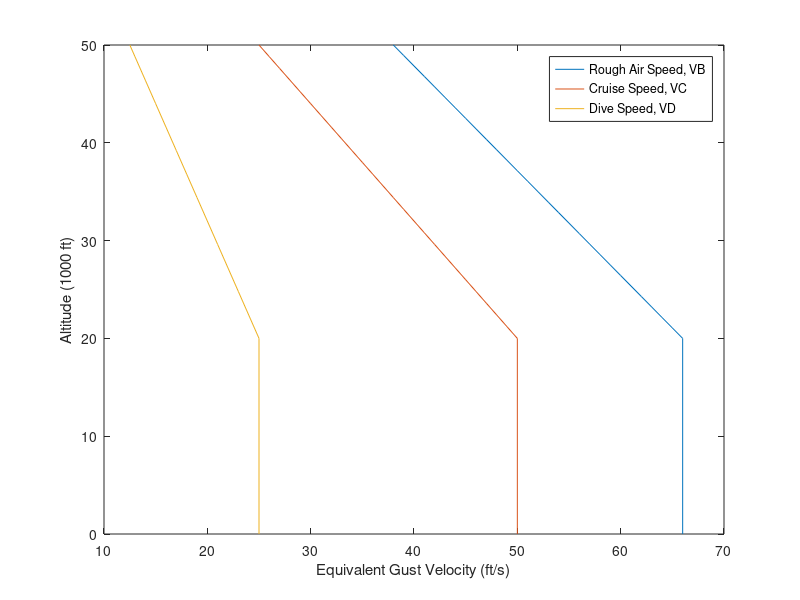

MATLAB code to generate this figure:
%%% Equivalent Gust Velocities
% Updated 11/30/15 JRG

close all;

UB = 66; %[ft/s] Rough air gust
UC = 50; %[ft/s] Gust @ maximum design speed
UD = 25; %[ft/s] Gust @ maximum dive speed

% Slopes
m_UB = (20-50)/(UB-38); %[1000*ft/ft/s] slope for VB, equivalent gust velocity
m_UC = (20-50)/(UC-25); %[1000*ft/ft/s] slope for VC, equivalent gust velocity
m_UD = (20-50)/(UD-12.5); %[1000*ft/ft/s] slope for VD, equivalent gust velocity

% y-intercepts
b_UB = 20-m_UB*UB; %[1000*ft]
b_UC = 20-m_UC*UC; %[1000*ft]
b_UD = 20-m_UD*UD; %[1000*ft]

% Equivalent gust velocities
gustUB = [38:66,66]; %[ft/s] truncated range
gustUC = [25:50,50]; %[ft/s] truncated range
gustUD = [12.5,13:25,25]; %[ft/s] truncated range

% Calculate altitude-gust velocity lines
alt_VB = m_UB.*gustUB+b_UB;
alt_VB(end) = 0;
alt_VC = m_UC.*gustUC+b_UC;
alt_VC(end) = 0;
alt_VD = m_UD.*gustUD+b_UD;
alt_VD(end) = 0;

% Plots
figure
plot(gustUB,alt_VB)
hold on
plot(gustUC,alt_VC)
plot(gustUD,alt_VD)
xlabel('Equivalent Gust Velocity (ft/s)')
ylabel('Altitude (1000 ft)')
legend('Rough Air Speed, VB','Cruise Speed, VC','Dive Speed, VD')
